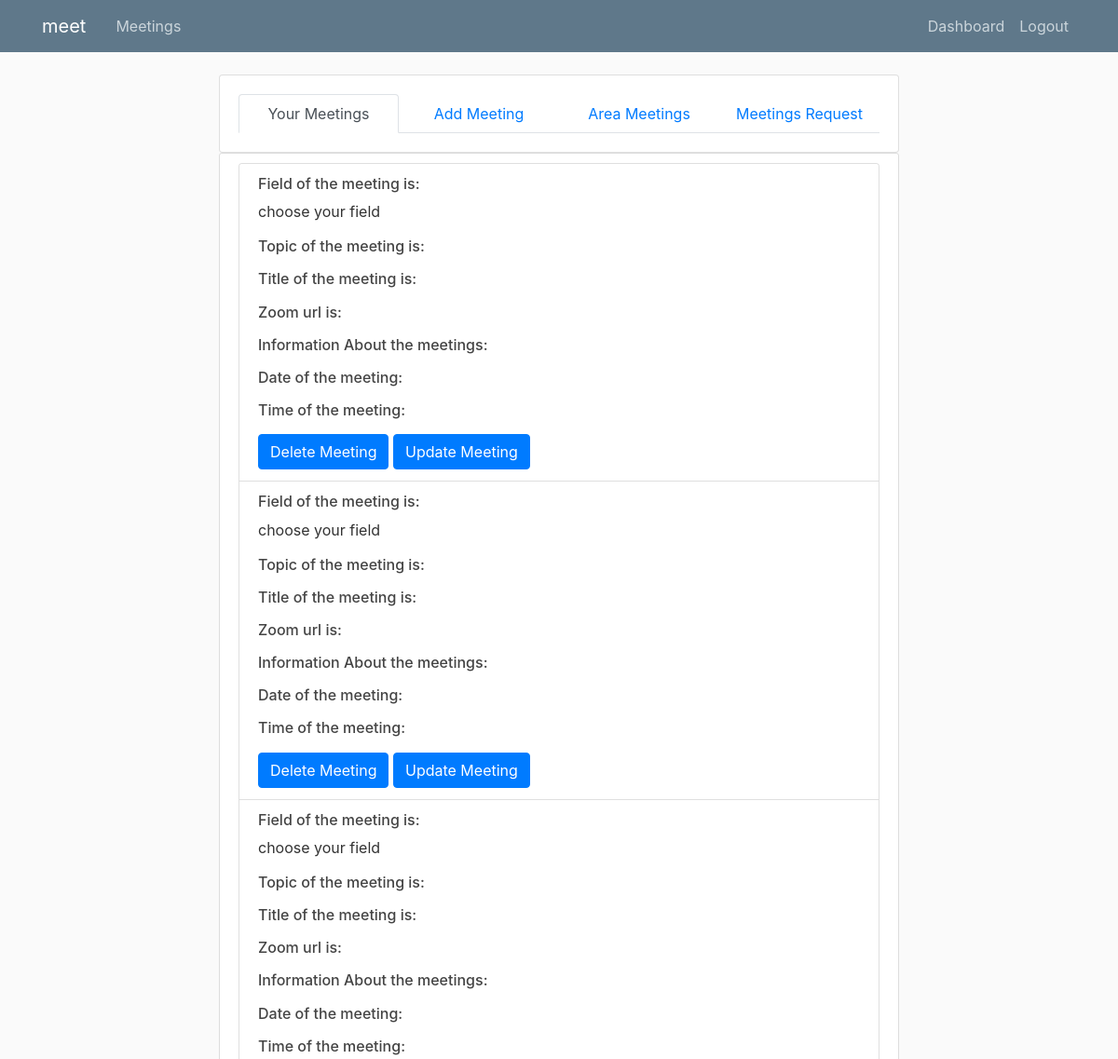
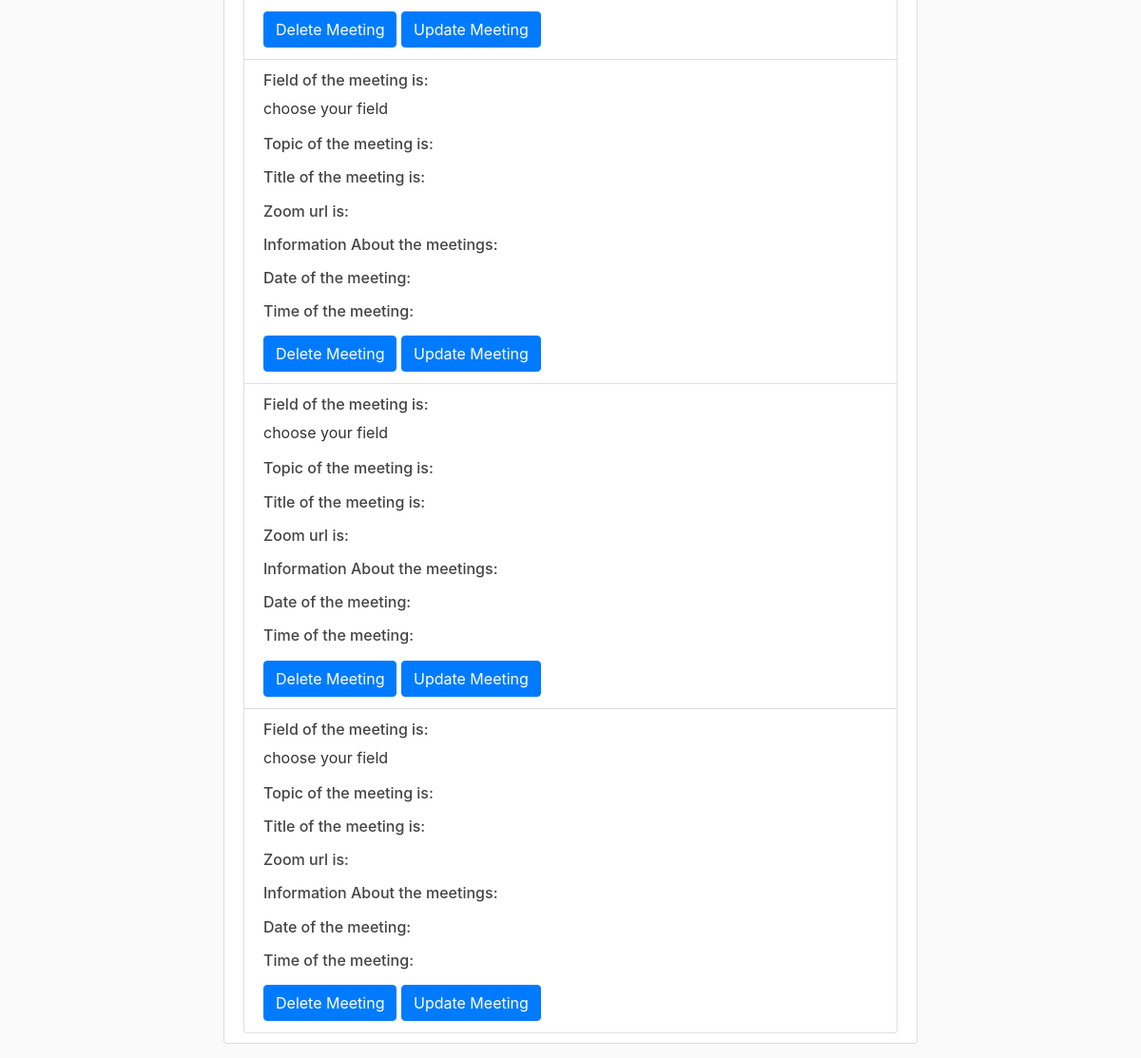
Page /admin_dashboard/ (signed in) on the committed database (2 pictures, top to bottom).
### meetings/models.py (models this page shows, shortened)
class Meetings(models.Model):
    MY_Field = (
        ('Applications and Real-Time Area', 'Applications and Real-Time Area'),
        ('General Area', 'General Area'),
        ('Internet Area', 'Internet Area'),
        ('Operations and Management Area  ', 'Operations and Management Area '),
        ('Routing Area ', 'Routing Area '),
        ('Security Area', 'Security Area'),
        ('Transport Area', 'Transport Area'),
    )
    area = models.CharField(max_length=100, choices=MY_Field,default = 'choose your field')
    topic = models.CharField(max_length=250)
    title = models.CharField(max_length=250)
    about_meeting = models.TextField(max_length=500)
    zoom_url = models.URLField(max_length=200)
    time =  models.TimeField(null=True)
    date = models.DateField(null=True)
    user = models.ForeignKey(NewUser,on_delete=models.CASCADE, default = 1)

### meetings/views.py (the view)
# urls.py: path('admin_dashboard/',views.admin_dashboard,name="admin-dashboard"),
@login_required
def admin_dashboard(request):
	context = {
	        'meetings': Meetings.objects.filter(user=request.user)
	    }
	return render(request,'meetings/admin_meetings.html',context)

### meetings/templates/meetings/admin_meetings.html
{% extends "meetings/admin_base_dashboard.html" %}
{% load crispy_forms_tags %}
{% block content %}
    <div class="content-section">
    <div class="card">
   <ul class="list-group list-group-flush">
        {% if meetings %}
   {% for meeting  in meetings %}
    <li class="list-group-item">
    <h6>Field of the meeting is: </h6> <p> {{ meeting.area }}</p>
        <h6>Topic of the meeting is:</h6><p>{{ meeting.topic }}</p>
        <h6>Title of the meeting is:</h6>  <p> {{ meeting.title }}</p>
        <h6>Zoom url is:  </h6><p>{{ meeting.zoom_url }}</p>
        <h6>Information About the meetings: </h6><p>{{ meeting.about_meeting }}</p>
       <h6>Date of the meeting: </h6> <p>{{ meeting.date|date }}</p>
        <h6>Time of the meeting: </h6><p>{{ meeting.time|time }}</p>
        <div>
        <a class="btn btn-primary" href="https://dzmeetings.herokuapp.com/delete/{{meeting.id }}" role="button">Delete Meeting</a>
        <a class="btn btn-primary" href="https://dzmeetings.herokuapp.com/update/{{meeting.id }}" role="button">Update Meeting</a>
       </div>
      </li>
    {% endfor %}
       {% else %}
        <p>Sorry, There is no meeting in this area yet.</p>
        {% endif %}
    </div>
{% endblock content %}

### meetings/static/meetings/main.css (style rules this page uses)
body { background: #fafafa; color: #333333; margin-top: 5rem; }
h1, h2, h3, h4, h5, h6 { color: #444444; }
ul { margin: 0; }
.content-section { background: #ffffff; padding: 10px 20px; border: 1px solid #dddddd; border-radius: 3px; margin-bottom: 20px; }

### rows in the picture
Meetings: area "choose your field"
Meetings: area "choose your field"
Meetings: area "choose your field"
Meetings: area "choose your field"
Meetings: area "choose your field"
Meetings: area "choose your field"
